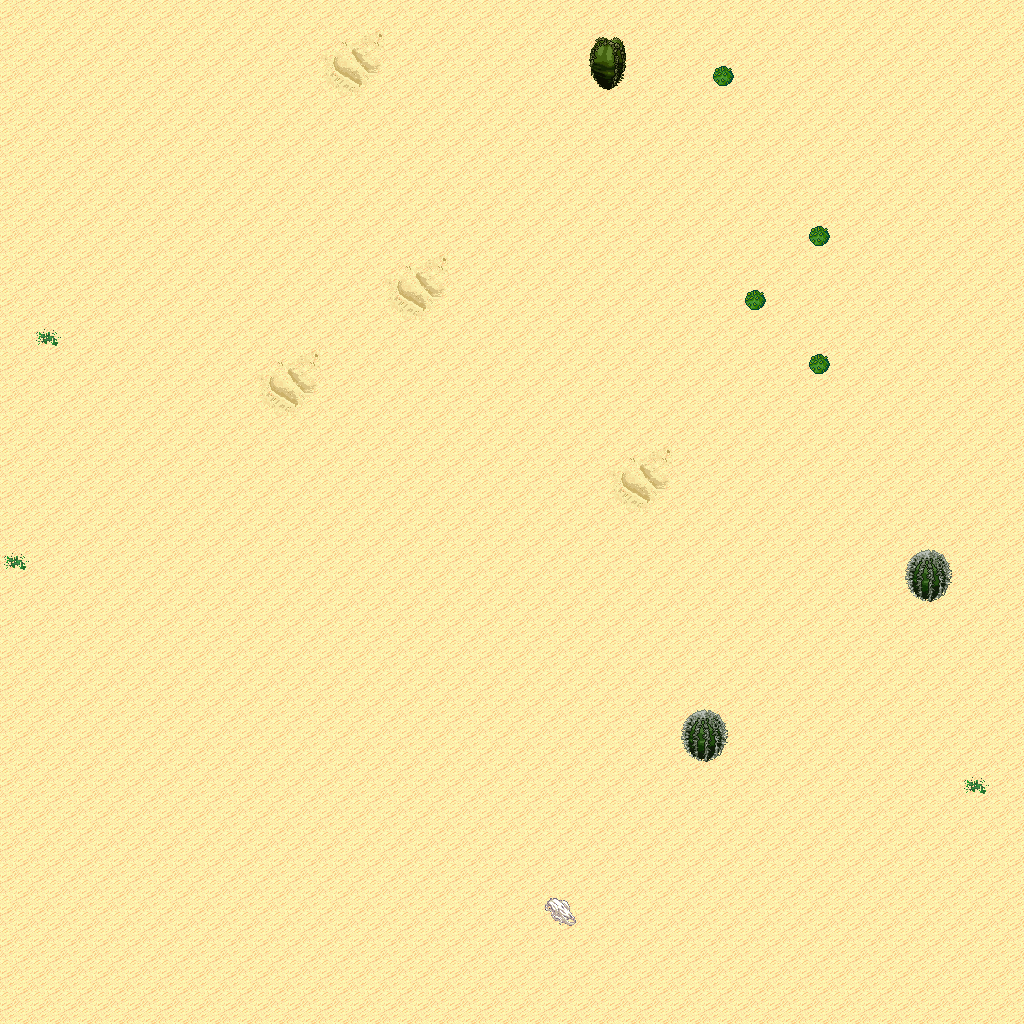

A 2D game scene composited from a Tiled map and its tileset images. What follows is a short description and the map's XML, with each tile layer's data collapsed to a summary:
An orthogonal 32x32 tile map with 32x32 px tiles, 5 tile layers (Ground, Objects, Objects2, Above, ...), 1 hidden layer not drawn, 6 tilesets.

<map version="1.10" tiledversion="1.11.0" orientation="orthogonal" renderorder="right-down" width="32" height="32" tilewidth="32" tileheight="32" infinite="0" nextlayerid="11" nextobjectid="1">
 <tileset firstgid="1" name="logic_collision" tilewidth="32" tileheight="32" tilecount="1" columns="1">
  <image source="../drawable/logic_collision.png" width="32" height="32" />
 </tileset>
 <tileset firstgid="2" name="terrain_desert" tilewidth="32" tileheight="32" tilecount="88" columns="8">
  <image source="../drawable/terrain_desert.png" width="256" height="352" />
 </tileset>
 <tileset firstgid="90" name="ground_sand_2" tilewidth="32" tileheight="32" tilecount="15" columns="5">
  <image source="../drawable/ground_sand_2.png" width="160" height="96" />
 </tileset>
 <tileset firstgid="105" name="plant_cactus_2" tilewidth="32" tileheight="32" tilecount="10" columns="5">
  <image source="../drawable/plant_cactus_2.png" width="160" height="64" />
 </tileset>
 <tileset firstgid="115" name="plant_round_cactuses" tilewidth="32" tileheight="32" tilecount="20" columns="10">
  <image source="../drawable/plant_round_cactuses.png" width="320" height="64" />
 </tileset>
 <tileset firstgid="135" name="plant_cactus" tilewidth="32" tileheight="32" tilecount="2" columns="1">
  <image source="../drawable/plant_cactus.png" width="32" height="64" />
 </tileset>
 <layer id="1" name="Ground" width="32" height="32">
  <data>[1024 cells, 1024 non-empty, 7 distinct tile ids]</data>
 </layer>
 <layer id="2" name="Objects" width="32" height="32">
  <data>[1024 cells, 10 non-empty, 5 distinct tile ids]</data>
 </layer>
 <layer id="3" name="Objects2" width="32" height="32">
  <data>[1024 cells, 0 non-empty, 0 distinct tile ids]</data>
 </layer>
 <layer id="4" name="Above" width="32" height="32">
  <data>[1024 cells, 6 non-empty, 4 distinct tile ids]</data>
 </layer>
 <layer id="5" name="Above2" width="32" height="32">
  <data>[1024 cells, 0 non-empty, 0 distinct tile ids]</data>
 </layer>
 <layer id="6" name="Walkable" width="32" height="32" visible="0">
  <data>[1024 cells, 11 non-empty, 1 distinct tile ids]</data>
 </layer>
 <objectgroup id="7" name="Mapevents" />
 <objectgroup id="8" name="Spawn" />
 <objectgroup id="9" name="Keys" />
 <objectgroup id="10" name="Replace" />
</map>
